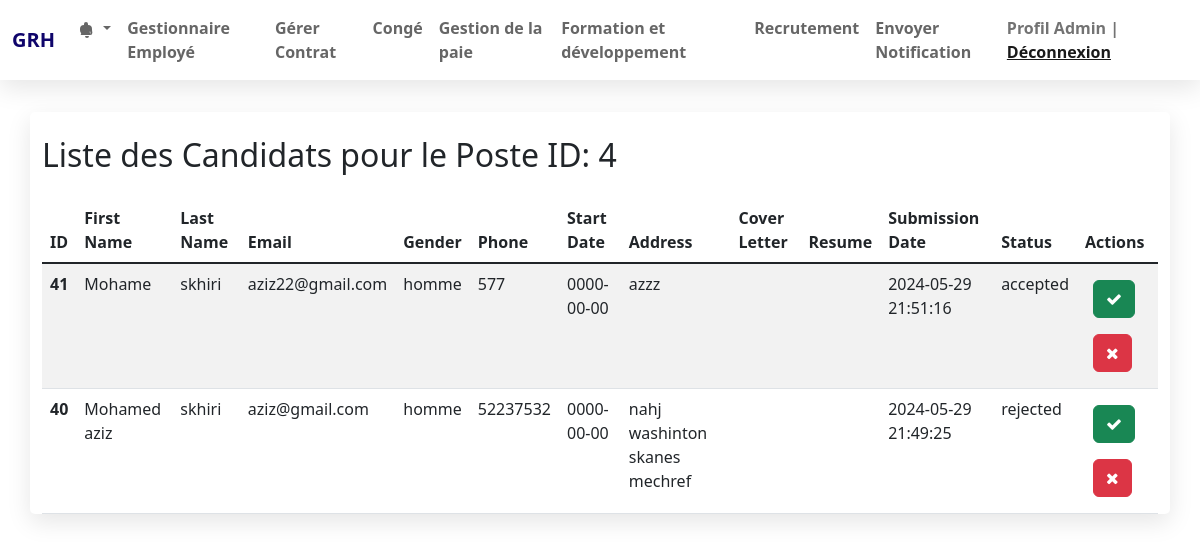
Page /main/liste_candidat.php?post_id=4 on the committed database.
### tables this page shows
CREATE TABLE `user_post_candidature` (
  `id` int(11) NOT NULL,
  `user_id` int(11) NOT NULL,
  `post_id` int(11) NOT NULL,
  `status` varchar(20) DEFAULT 'en attente'
);

CREATE TABLE `candidature` (
  `id` int(11) NOT NULL,
  `post_id` int(11) DEFAULT NULL,
  `firstname` varchar(255) DEFAULT NULL,
  `lastname` varchar(255) DEFAULT NULL,
  `email` varchar(255) DEFAULT NULL,
  `gender` varchar(50) DEFAULT NULL,
  `phone` varchar(50) DEFAULT NULL,
  `start_date` date DEFAULT NULL,
  `address` text DEFAULT NULL,
  `cover_letter` text DEFAULT NULL,
  `statut` varchar(255) DEFAULT 'en attente',
  `resume` text DEFAULT NULL,
  `submission_date` timestamp NOT NULL DEFAULT current_timestamp(),
  `password` varchar(255) NOT NULL
);

### main/liste_candidat.php (the view, shortened to what this page needs)
<?php
    require_once('connect.php');
     $post_id = isset($_GET['post_id']) ? intval($_GET['post_id']) : 0;
     $ReadSql = "
        SELECT
            candidature.id,
            candidature.firstname,
            candidature.lastname,
            candidature.email,
            candidature.gender,
            candidature.phone,
            candidature.start_date,
            candidature.address,
            candidature.cover_letter,
            candidature.resume,
            candidature.submission_date,
            user_post_candidature.status
        FROM
            candidature
        INNER JOIN
            user_post_candidature
        ON
            candidature.id = user_post_candidature.user_id
        WHERE
            user_post_candidature.post_id = $post_id";
    $res = mysqli_query($con, $ReadSql);
?>
<!DOCTYPE html>
<html>
<head>
    <link href="https://cdn.jsdelivr.net/npm/bootstrap@5.1.3/dist/css/bootstrap.min.css" rel="stylesheet">
    <link rel="stylesheet" href="https://stackpath.bootstrapcdn.com/font-awesome/4.7.0/css/font-awesome.min.css">
    <link rel="stylesheet" href="style.css">
</head>
<body>
    <?php include 'navbar.php'; ?>
    <div class="container">
        <div class="row pt-4">
            <h2>Liste des Candidats pour le Poste ID: <?php echo $post_id; ?></h2>
        </div>
        <table class="table table-striped mt-3">
            <thead>
                <tr>
                    <th>ID</th>
                    <th>First Name</th>
                    <th>Last Name</th>
                    <th>Email</th>
                    <th>Gender</th>
                    <th>Phone</th>
                    <th>Start Date</th>
                    <th>Address</th>
                    <th>Cover Letter</th>
                    <th>Resume</th>
                    <th>Submission Date</th>
                    <th>Status</th>
                    <th>Actions</th>
                </tr>
            </thead>
            <tbody>
                <?php while ($r = mysqli_fetch_assoc($res)) { ?>
                <tr>
                    <th scope="row"><?php echo $r['id']; ?></th>
                    <td><?php echo $r['firstname']; ?></td>
                    <td><?php echo $r['lastname']; ?></td>
                    <td><?php echo $r['email']; ?></td>
                    <td><?php echo $r['gender']; ?></td>
                    <td><?php echo $r['phone']; ?></td>
                    <td><?php echo $r['start_date']; ?></td>
                    <td><?php echo $r['address']; ?></td>
                    <td><?php echo $r['cover_letter']; ?></td>
                    <td><?php echo $r['resume']; ?></td>
                    <td><?php echo $r['submission_date']; ?></td>
                    <td><?php echo $r['status']; ?></td>
                    <td>
                         <a href="update_status_candidature.php?user_id=<?php echo $r['id']; ?>&post_id=<?php echo $post_id; ?>&status=accepted" class="btn btn-success m-2" title="Accepter">
                            <i class="fa fa-check"></i>
                        </a>
                         <a href="update_status_candidature.php?user_id=<?php echo $r['id']; ?>&post_id=<?php echo $post_id; ?>&status=rejected" class="btn btn-danger m-2" title="Refuser">
                            <i class="fa fa-times"></i>
                        </a>
                    </td>
                </tr>
                <?php } ?>
            </tbody>
        </table>
    </div>
</body>
</html>

### main/style.css (style rules this page uses)
.container { margin-top: 2rem; background-color: #fff; border-radius: 5px; box-shadow: 0 .5rem 1.5rem rgba(0, 0, 0, .1); }

### rows in the picture
user_post_candidature: user "41", user.firstname "Mohame", user.lastname "skhiri", user.email "aziz22@gmail.com", user.gender "homme", user.phone "577", user.start_date "0000-00-00", user.address "azzz", user.submission_date "2024-05-29 21:51:16", status "accepted"
user_post_candidature: user "40", user.firstname "Mohamed aziz", user.lastname "skhiri", user.email "aziz@gmail.com", user.gender "homme", user.phone "52237532", user.start_date "0000-00-00", user.address "nahj washinton skanes mechref", user.submission_date "2024-05-29 21:49:25", status "rejected"

### other values in the picture
$post_id "4"
